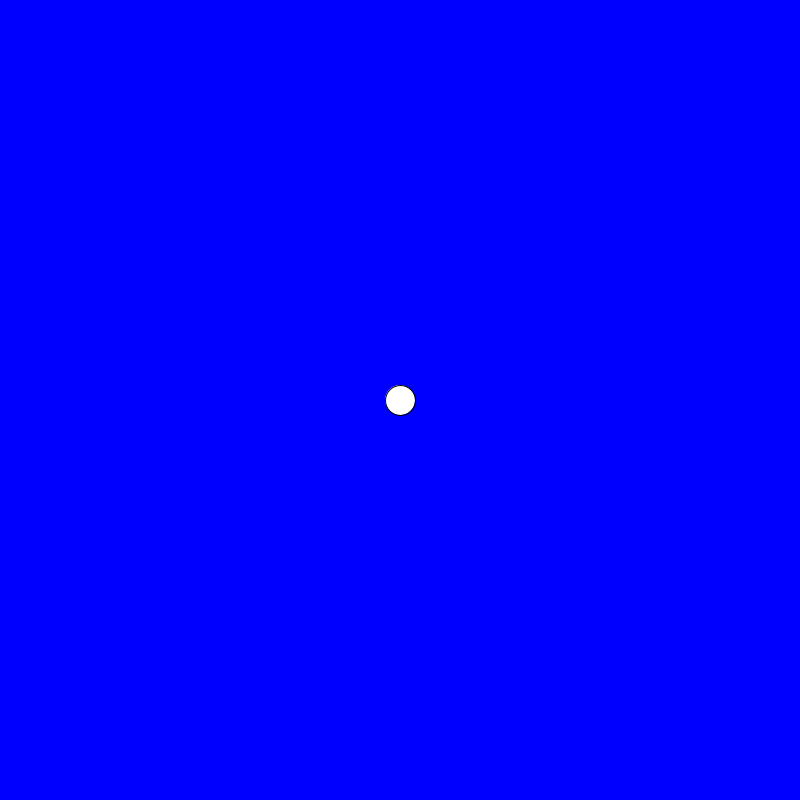
Frame 1 (no input)
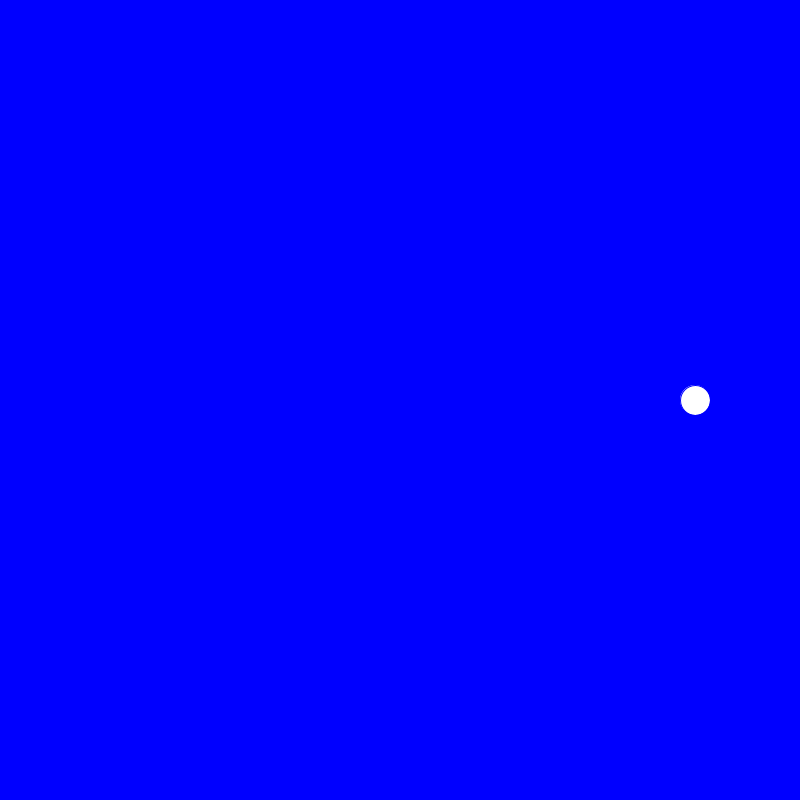
Frame 60 (the mouse pressed at the canvas centre just before this capture)
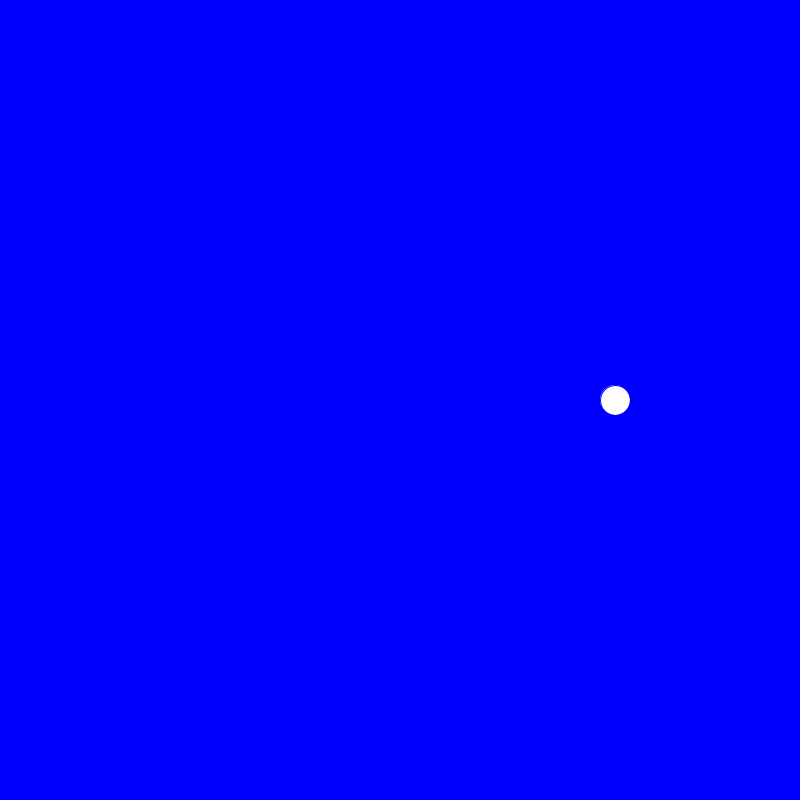
Frame 120 (the mouse held since frame 60 and released just before this capture)

The Processing sketch that drew these frames (run headless with seeded random() and noise(); from frame 60 on, the mouse is pressed at the canvas centre):

// Processing sketch: sketch_171121a
// ── sketch_171121a.pde
int x = 400;
int y = 400;
int spd = 5;
void setup()
{
size(800,800);
}



void draw()
{

background(0, 0, 255);
ellipse(x,y,30,30);
fill(255,255,255);
stroke(#0000FF);
x += spd;

if (x > width){
  spd =-spd;
}

}
